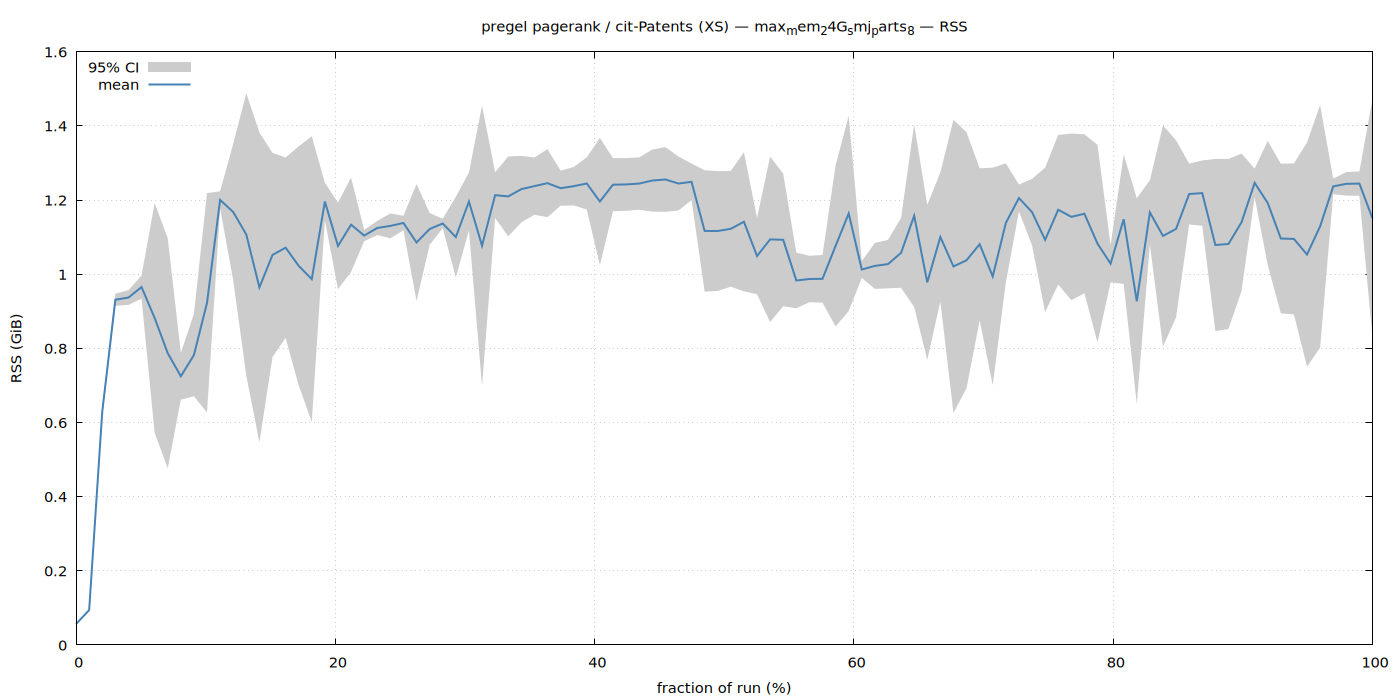

Here is the gnuplot script that generated this plot:
set terminal pngcairo size 1400,700 enhanced font 'Sans,11'
set output '/home/ubuntu/sail/examples/extensions/benchmarks/sem_benchmark/results/pregel/XS/cit-Patents/max_mem_24G_smj_parts_8/rss.png'
set title "pregel pagerank / cit-Patents (XS) — max_mem_24G_smj_parts_8 — RSS"
set xlabel 'fraction of run (%)'
set ylabel 'RSS (GiB)'
set grid
set key top left
set yrange [0:*]
plot '/home/ubuntu/sail/examples/extensions/benchmarks/sem_benchmark/results/pregel/XS/cit-Patents/max_mem_24G_smj_parts_8/rss.dat' using 1:3:4 with filledcurves lc rgb '#cccccc' title '95% CI', \
     '' using 1:2 with lines lw 2 lc rgb '#4682b4' title 'mean'
